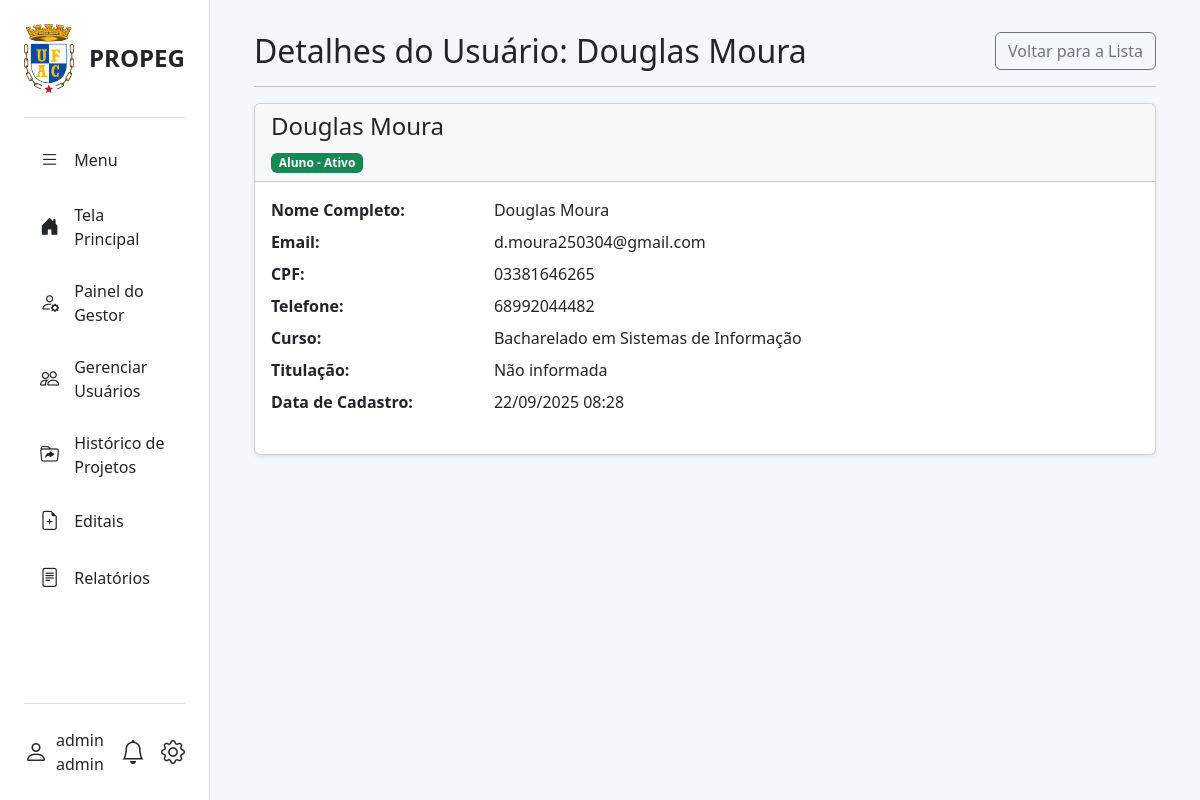
Page /projetos/gestor/usuarios/3/ (signed in) on the earlier database version.
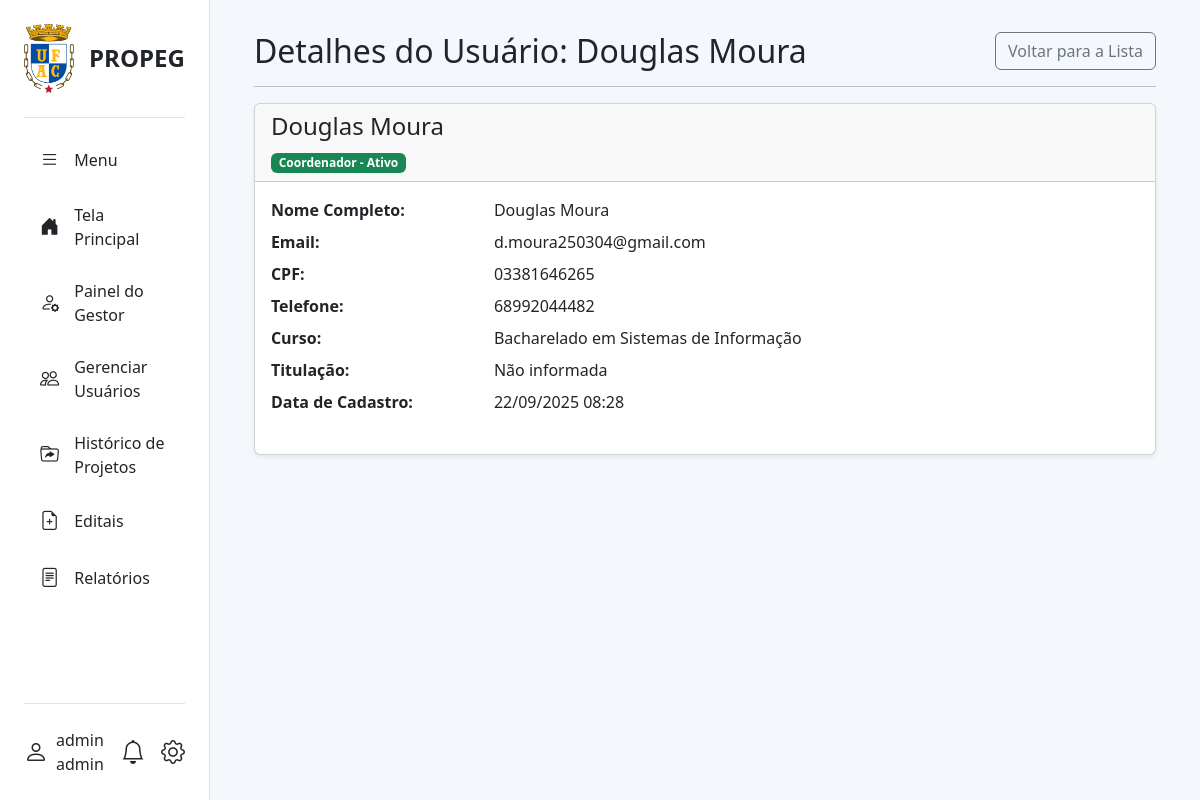
Same page on the later database version.
### projetos_institucionais/models.py (models this page shows, shortened)
class Usuario(AbstractUser):
    PERFIL_CHOICES = (
        ('coordenador', 'Coordenador'),
        ('aluno', 'Aluno'),
        ('gestor', 'Gestor'),
    )
    STATUS_CHOICES = (
        ('pendente', 'Pendente'),
        ('ativo', 'Ativo'),
        ('inativo', 'Inativo'),
    )
    status = models.CharField(
        max_length=20,
        choices=STATUS_CHOICES,
        default='pendente',
        verbose_name='Status',
    )
    USERNAME_FIELD = 'cpf'
    REQUIRED_FIELDS = ['username', 'first_name', 'last_name', 'email']
    cpf = models.CharField(max_length=14, unique=True, verbose_name="CPF")
    email = models.EmailField(unique=True)
    telefone = models.CharField(max_length=20, blank=True, null=True)
    perfil = models.CharField(max_length=20, choices=PERFIL_CHOICES)
    regime_trabalho = models.CharField(max_length=3, blank=True, null=True, verbose_name="Regime de Trabalho")
    is_active = models.BooleanField(default=False, verbose_name="Ativo", help_text="Marque esta opção para ativar a conta do usuário.")
    curso = models.ForeignKey(
        'CursoGraduacao',
        on_delete=models.SET_NULL,
        null=True,
        blank=True,
        verbose_name="Curso de Graduação",
    )
    endereco = models.OneToOneField(
        'Endereco',
        on_delete=models.SET_NULL,
        null=True,
        blank=True
    )
    titulacao = models.ForeignKey(
        'Titulacao',
        on_delete=models.SET_NULL,
        null=True,
        blank=True,
        verbose_name="Titulação"
    )
    centro_lotacao = models.ForeignKey(
        'CentroLotacao',
        on_delete=models.SET_NULL,
        null=True,
        blank=True,
        verbose_name="Centro de Lotação"
    )
    objects = UsuarioManager()

class CursoGraduacao(models.Model):
    nome = models.CharField(max_length=255)
    centro_lotacao = models.ForeignKey(
        CentroLotacao,
        on_delete=models.PROTECT,
        verbose_name="Centro de Lotação"
    )
    def __str__(self):
        return self.nome
    class Meta:
        verbose_name= "Curso de Graduação"
        verbose_name_plural = "Cursos de Graduação"

### projetos_institucionais/views.py (the view)
# urls.py: path('gestor/usuarios/<int:pk>/', views.usuario_detalhe, name='usuario_detalhe'),
@gestor_required
def usuario_detalhe(request, pk):
    usuario_selecionado = get_object_or_404(Usuario, pk=pk)
    contexto = {
        'usuario_selecionado': usuario_selecionado,
    }
    return render(request, 'projetos_institucionais/usuario_detalhe.html', contexto)

### projetos_institucionais/context_processors.py (called while the page is built)
def unread_notifications_context(request):
    if request.user.is_authenticated:
        unread_count = Notificacao.objects.filter(destinatario=request.user, lida=False).count()
        return {'unread_notifications_count': unread_count}
    return {}

### templates/projetos_institucionais/usuario_detalhe.html (shortened to what this page needs)
{% extends "base2.html" %}
{% block content %}
<div class="container-fluid">
    <div class="d-flex justify-content-between align-items-center mb-3">
        <h2 class="mb-0">Detalhes do Usuário: {{ usuario_selecionado.get_full_name }}</h2>
        <div>
            <a href="{% url 'gerenciar_usuarios' %}" class="btn btn-outline-secondary">Voltar para a Lista</a>
        </div>
    </div>
    <hr>
    <div class="card shadow-sm">
        <div class="card-header">
            <h4>{{ usuario_selecionado.get_full_name }}</h4>
            <span class="badge {% if usuario_selecionado.status == 'ativo' %}bg-success{% elif usuario_selecionado.status == 'pendente' %}bg-warning{% else %}bg-secondary{% endif %}">
                {{ usuario_selecionado.get_perfil_display }} - {{ usuario_selecionado.status.capitalize }}
            </span>
        </div>
        <div class="card-body">
            <dl class="row">
                <dt class="col-sm-3">Nome Completo:</dt>
                <dd class="col-sm-9">{{ usuario_selecionado.first_name }} {{ usuario_selecionado.last_name }}</dd>
                <dt class="col-sm-3">Email:</dt>
                <dd class="col-sm-9">{{ usuario_selecionado.email }}</dd>
                <dt class="col-sm-3">CPF:</dt>
                <dd class="col-sm-9">{{ usuario_selecionado.cpf }}</dd>
                <dt class="col-sm-3">Telefone:</dt>
                <dd class="col-sm-9">{{ usuario_selecionado.telefone|default:"Não informado" }}</dd>
                <dt class="col-sm-3">Curso:</dt>
                <dd class="col-sm-9">{{ usuario_selecionado.curso|default:"Não informado" }}</dd>
                <dt class="col-sm-3">Titulação:</dt>
                <dd class="col-sm-9">{{ usuario_selecionado.titulacao|default:"Não informada" }}</dd>
                <dt class="col-sm-3">Data de Cadastro:</dt>
                <dd class="col-sm-9">{{ usuario_selecionado.date_joined|date:"d/m/Y H:i" }}</dd>
            </dl>
        </div>
    </div>
</div>
{% endblock %}

Differences in the rows shown:
changed Usuario "Douglas Moura": perfil "Aluno" → "Coordenador"
